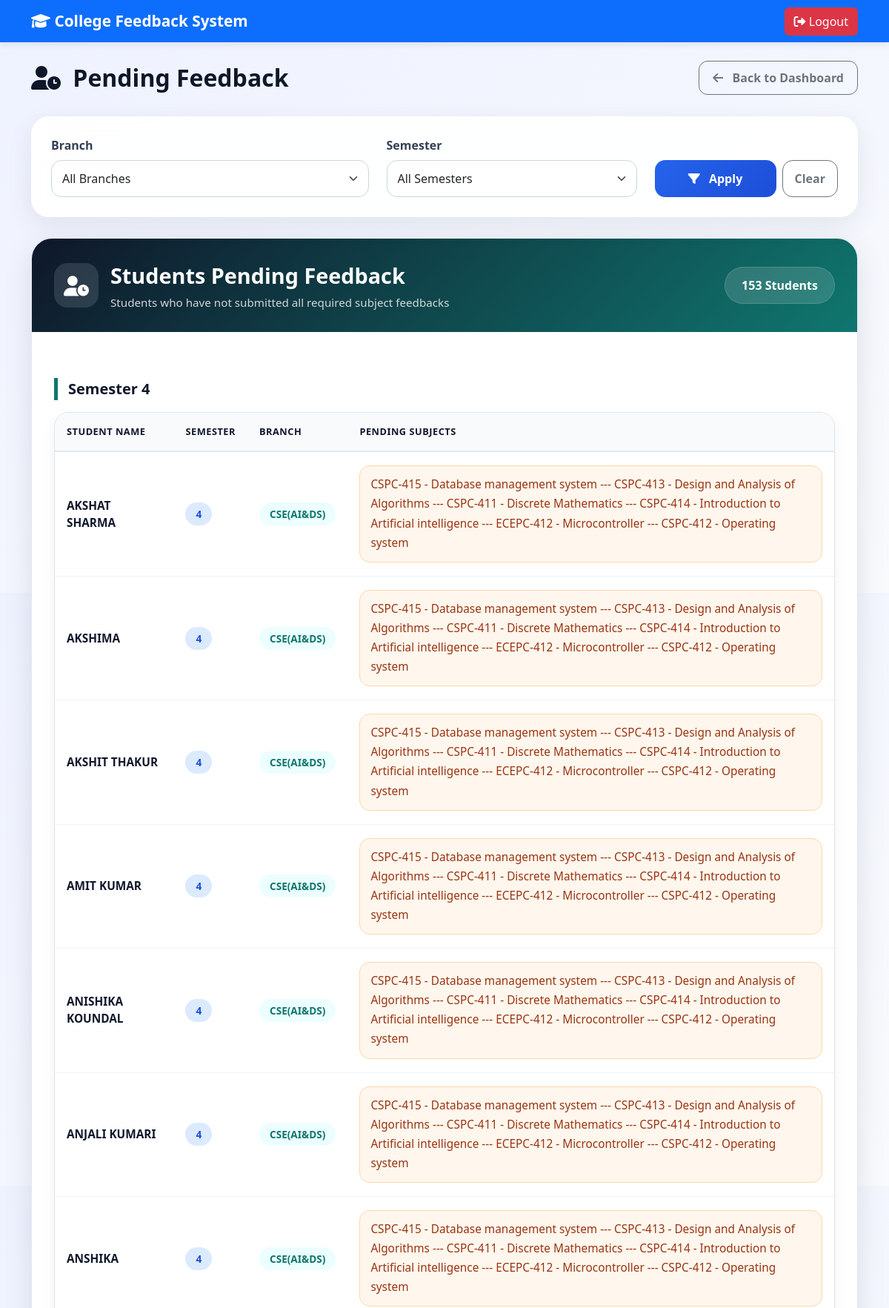
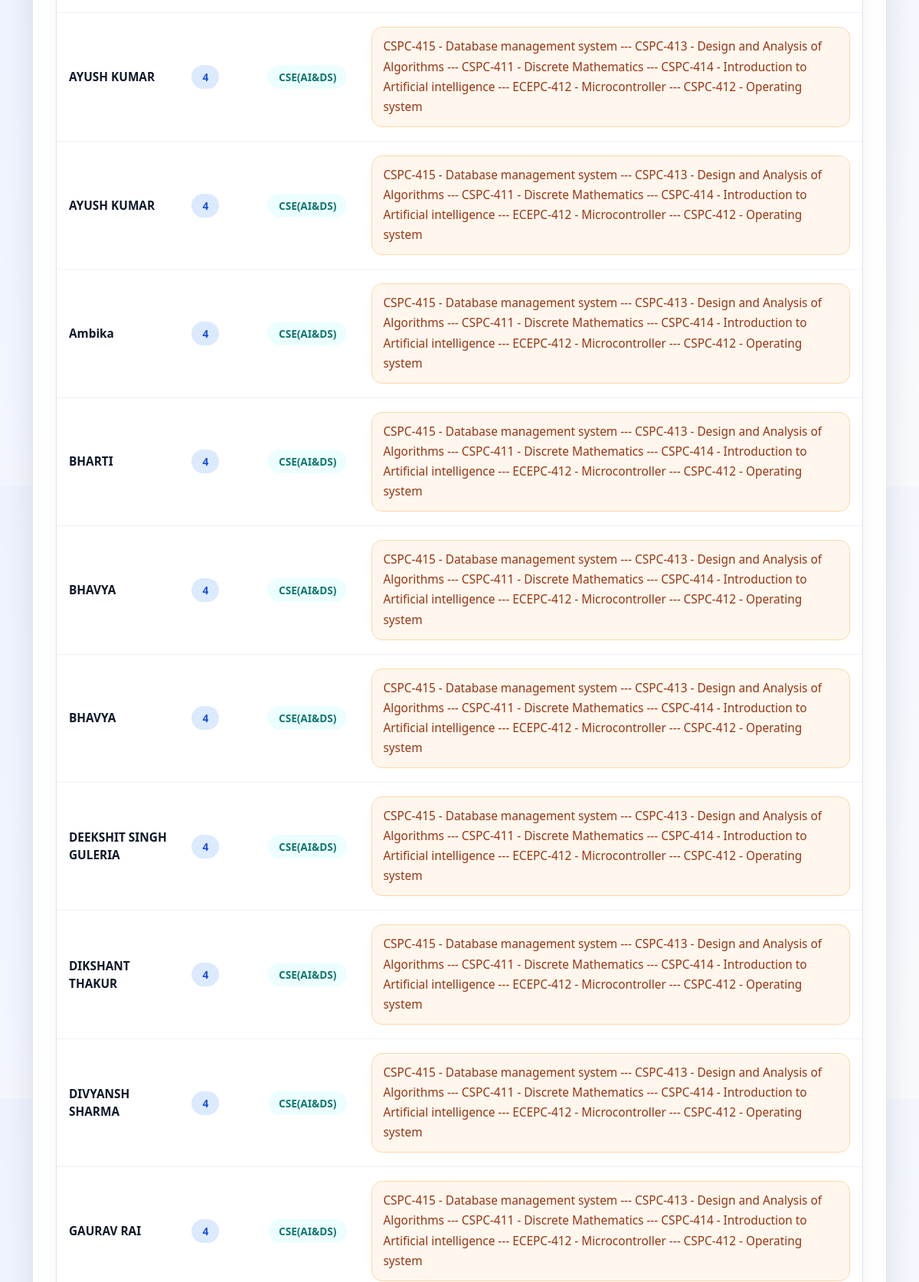
/superadmin_pending_feedback (signed in, upper part), run on the app's committed database (2 pictures, top to bottom).
### models.py (models this page shows, shortened)
class User(db.Model, UserMixin):
    __tablename__ = 'users'
    id = db.Column(db.Integer, primary_key=True)
    username = db.Column(db.String(80), unique=True, nullable=False)
    password = db.Column(db.String(200), nullable=False)
    plain_password = db.Column(db.String(200))
    email = db.Column(db.String(120), nullable=False)
    role = db.Column(db.String(20), nullable=False)  # student, teacher, admin
    sub_role = db.Column(db.String(20), nullable=True)  # superadmin / branchadmin
    name = db.Column(db.String(100), nullable=False)
    branch = db.Column(db.String(50))  # CSE-AI&DS, Civil, Electrical
    semester = db.Column(db.Integer, default=1)
    imported_file_id = db.Column(db.Integer, db.ForeignKey('uploaded_file.id'))
    academic_year = db.Column(db.String(20))
    roll_number = db.Column(db.String(20))
    subject = db.Column(db.String(100))
    created_at = db.Column(db.DateTime, default=datetime.utcnow)
    feedbacks_given = db.relationship('Feedback',
                                      foreign_keys='Feedback.student_id',
                                      backref='student_user',
                                      lazy=True)
    feedbacks_received = db.relationship('Feedback',
                                         foreign_keys='Feedback.teacher_id',
                                         backref='teacher_user',
                                         lazy=True)
    uploaded_file = db.relationship('UploadedFile',
                                    foreign_keys='UploadedFile.uploaded_by',
                                     backref='uploader',
                                    lazy=True)

### app.py (the view)
@app.route('/superadmin_pending_feedback')
@login_required
def superadmin_pending_feedback():
    role = (getattr(current_user, 'role', None) or '').strip().lower()
    sub_role = (getattr(current_user, 'sub_role', None) or '').strip().lower()
    if role != 'admin' or sub_role != 'superadmin':
        flash("Access denied!", "danger")
        return redirect(url_for('home'))
    filters = get_superadmin_feedback_filters()
    branch_options = ['CSE(AI&DS)', 'Civil', 'Electrical']
    semester_options = list(range(1, 9))
    return render_template(
        'admin/pending_feedback.html',
        pending_feedback_summary=pending_feedback_summary(filters),
        branch_options=branch_options,
        semester_options=semester_options,
        selected_branch=filters['branch'],
        selected_semester=filters['semester'],
        selected_subject_code=filters['subject_code'],
        selected_subject=filters['subject'],
        selected_teacher=filters['teacher']
    )

### app.py (called while the page is built)
@app.after_request
def add_no_cache_headers(response):
    if request.path.startswith('/student') or request.path.startswith('/feedback'):
        response.headers['Cache-Control'] = 'no-store, no-cache, must-revalidate, max-age=0'
        response.headers['Pragma'] = 'no-cache'
        response.headers['Expires'] = '0'
    return response

def normalize_col(col):
    return str(col).strip().lower().replace(" ", "_").replace("-", "_")

def branch_key(branch):
    return (
        str(branch or '')
        .strip()
        .lower()
        .replace(' ', '')
        .replace('(', '')
        .replace(')', '')
        .replace('-', '')
        .replace('_', '')
        .replace('and', '&')
    )

def normalize_branch(branch):
    text = str(branch or '').strip()
    if not text:
        return ''
    return BRANCH_ALIASES.get(branch_key(text), text)

def branch_key_column(column):
    expr = db.func.lower(db.func.trim(column))
    for old, new in [
        (' ', ''),
        ('(', ''),
        (')', ''),
        ('-', ''),
        ('_', ''),
        ('and', '&'),
    ]:
        expr = db.func.replace(expr, old, new)
    return expr

def subject_dedupe_key(subject):
    clean_subject = ''.join(ch for ch in (subject or '').lower() if ch.isalnum())
    if clean_subject in {'daa', 'designandanalysisofalgorithms'}:
        return 'designandanalysisofalgorithms'
    if clean_subject in {'dbms', 'databasemanagementsystem'}:
        return 'databasemanagementsystem'
    if clean_subject in {'ai', 'artificialintelligence', 'introductiontoartificialintelligence'}:
        return 'introductiontoartificialintelligence'
    if clean_subject in {'startup', 'startupinnovationandentrepreneurship', 'startupinnovationandentreprenuership'}:
        return 'startupinnovationandentrepreneurship'
    return clean_subject

def dedupe_teacher_subjects(subjects):
    unique_subjects = {}
    for subject in subjects:
        key = subject_dedupe_key(subject.subject)
        existing = unique_subjects.get(key)
        if not existing:
            unique_subjects[key] = subject
            continue
        existing_has_code = bool((existing.subject_code or '').strip())
        current_has_code = bool((subject.subject_code or '').strip())
        if current_has_code and not existing_has_code:
            unique_subjects[key] = subject
    return list(unique_subjects.values())

@login_manager.user_loader
def load_user(user_id):
    return db.session.get(User, int(user_id))

### templates/admin/pending_feedback.html (shortened to what this page needs)
{% extends "base.html" %}
{% block content %}
<div class="top-bar d-flex justify-content-between align-items-center flex-wrap gap-3">
    <div class="page-title">
        <i class="fas fa-user-clock me-2"></i>
        Pending Feedback
    </div>
    <a href="{{ url_for('superadmin_dashboard', tab='average', branch=selected_branch, semester=selected_semester, subject_code=selected_subject_code, subject=selected_subject, teacher=selected_teacher) }}"
       class="btn btn-outline-secondary">
        <i class="fas fa-arrow-left me-2"></i>
        Back to Dashboard
    </a>
</div>
<div class="filter-card">
    <form method="GET" action="{{ url_for('superadmin_pending_feedback') }}">
        <div class="row g-4 align-items-end">
            <div class="col-md-5">
                <label class="form-label">
                    Branch
                </label>
                <select name="branch" class="form-select">
                    <option value="">All Branches</option>
                </select>
            </div>
            <div class="col-md-4">
                <label class="form-label">
                    Semester
                </label>
                <select name="semester" class="form-select">
                    <option value="">All Semesters</option>
                </select>
            </div>
            <div class="col-md-3 d-flex gap-2">
                <button type="submit"
                        class="btn btn-primary flex-fill">
                    <i class="fas fa-filter me-2"></i>
                    Apply
                </button>
                <a href="{{ url_for('superadmin_pending_feedback') }}"
                   class="btn btn-outline-secondary">
                    Clear
                </a>
            </div>
        </div>
    </form>
</div>
<div class="data-card">
    <div class="data-header">
        <div class="header-left">
            <div class="header-icon">
                <i class="fas fa-user-clock"></i>
            </div>
            <div>
                <div class="header-title">
                    Students Pending Feedback
                </div>
                <div class="header-subtitle">
                    Students who have not submitted all required subject feedbacks
                </div>
            </div>
        </div>
        <div class="data-count">
            {{ pending_feedback_summary.total_pending_students }} Students
        </div>
    </div>
    <div class="data-body">
        {% if pending_feedback_summary.rows_by_semester %}
            {% for semester, rows in pending_feedback_summary.rows_by_semester.items() %}
            <div class="summary-title">
                Semester {{ semester }}
            </div>
            <div class="table-wrapper mb-4">
                <div class="table-responsive">
                    <table class="table align-middle">
                        <thead>
                            <tr>
                                <th>Student Name</th>
                                <th>Semester</th>
                                <th>Branch</th>
                                <th>Pending Subjects</th>
                            </tr>
                        </thead>
                        <tbody>
                            {% for row in rows %}
                            <tr>
                                <td>
                                    <div class="student-name">
                                        {{ row.name }}
                                    </div>
                                </td>
                                <td>
                                    <span class="semester-badge">
                                        {{ row.semester }}
                                    </span>
                                </td>
                                <td>
                                    <span class="branch-badge">
                                        {{ row.branch }}
                                    </span>
                                </td>
                                <td>
                                    <div class="subject-box">
                                        {{ row.missing_subjects }}
                                    </div>
                                </td>
                            </tr>
                            {% endfor %}
                        </tbody>
                    </table>
                </div>
            </div>
            {% endfor %}
        {% endif %}
    </div>
</div>
{% endblock %}

### static/css/style.css (style rules this page uses)
:root { --primary-color: #4a90e2; --secondary-color: #764ba2; --success-color: #28a745; --danger-color: #dc3545; --warning-color: #ffc107; --info-color: #17a2b8; }
body { font-family: 'Segoe UI', Tahoma, Geneva, Verdana, sans-serif; background-color: #f5f6fa; min-height: 100vh; }
.btn { border-radius: 6px; font-weight: 500; transition: all 0.3s; }
.btn-primary { background-color: var(--primary-color); border-color: var(--primary-color); }
.table { background-color: white; }
.table thead th { background-color: #f8f9fa; border-bottom: 2px solid #dee2e6; font-weight: 600; text-transform: uppercase; font-size: 0.85rem; }
.form-control, .form-select { border-radius: 6px; border: 1px solid #ced4da; padding: 10px 15px; }

### templates/admin/pending_feedback.html (style rules this page uses)
body { background: linear-gradient(to bottom right, #eef2ff, #f8fafc); }
.page-title { font-size: 2rem; font-weight: 800; color: #0f172a; }
.top-bar { margin-bottom: 28px; }
.top-bar .btn { border-radius: 12px; padding: 10px 18px; font-weight: 600; }
.filter-card { background: rgba(255,255,255,0.92); backdrop-filter: blur(10px); border-radius: 24px; padding: 26px; box-shadow: 0 10px 35px rgba(15, 23, 42, 0.08); border: 1px solid rgba(255,255,255,0.6); margin-bottom: 28px; }
.form-label { font-weight: 700; color: #334155; margin-bottom: 8px; }
.form-select { border-radius: 14px; border: 1px solid #cbd5e1; padding: 12px 14px; font-weight: 500; transition: 0.2s ease; }
.btn-primary { background: linear-gradient(135deg, #2563eb, #1d4ed8); border: none; border-radius: 14px; font-weight: 700; padding: 12px 16px; }
.btn-outline-secondary { border-radius: 14px; font-weight: 700; padding: 12px 16px; }
.data-card { border-radius: 28px; overflow: hidden; background: white; border: 1px solid #e2e8f0; box-shadow: 0 12px 40px rgba(15, 23, 42, 0.10); }
.data-header { background: linear-gradient(135deg, #0f172a 0%, #0f766e 100%); padding: 28px 30px; display: flex; justify-content: space-between; align-items: center; color: white; }
.header-left { display: flex; align-items: center; gap: 16px; }
.header-icon { width: 60px; height: 60px; border-radius: 18px; background: rgba(255,255,255,0.12); display: flex; align-items: center; justify-content: center; font-size: 1.7rem; }
.header-title { font-size: 1.8rem; font-weight: 800; margin-bottom: 4px; }
.header-subtitle { opacity: 0.8; font-size: 0.95rem; }
.data-count { background: rgba(255,255,255,0.14); padding: 12px 22px; border-radius: 999px; font-weight: 700; font-size: 1rem; border: 1px solid rgba(255,255,255,0.15); }
.data-body { padding: 30px; }
.summary-title { font-size: 1.25rem; font-weight: 800; color: #0f172a; margin: 32px 0 16px; padding-left: 14px; border-left: 5px solid #0f766e; }
.table-wrapper { overflow: hidden; border-radius: 20px; border: 1px solid #dbe4ee; background: white; box-shadow: 0 6px 20px rgba(15,23,42,0.05); }
.table { margin-bottom: 0; }
.table thead th { background: #f8fafc !important; color: #0f172a; font-weight: 800; text-transform: uppercase; font-size: 0.8rem; letter-spacing: 0.5px; border-bottom: 2px solid #e2e8f0 !important; padding: 16px !important; }
.table tbody td { padding: 18px 16px !important; vertical-align: middle; font-size: 0.96rem; border-color: #edf2f7; }
.table tbody tr { transition: 0.2s ease; }
.student-name { font-weight: 700; color: #0f172a; }
.semester-badge { background: #dbeafe; color: #1d4ed8; padding: 6px 14px; border-radius: 999px; font-weight: 700; font-size: 0.85rem; }
.branch-badge { background: #ecfeff; color: #0f766e; padding: 6px 14px; border-radius: 999px; font-weight: 700; font-size: 0.85rem; }
.subject-box { background: #fff7ed; border: 1px solid #fed7aa; border-radius: 14px; padding: 12px 14px; color: #9a3412; line-height: 1.7; font-weight: 500; }

### data on the page
User: name "AKSHAT SHARMA", semester "4", branch "CSE(AI&DS)", missing_subjects "CSPC-415 - Database management system --- CSPC-413 - Design and Analysis of Algorithms --- CSPC-411 - Discrete Mathematics --- CSPC-414 - Introduction to Artificial intelligence --- ECEPC-412 - Microcontroller --- CSPC-412 - Operating system"
User: name "AKSHIMA", semester "4", branch "CSE(AI&DS)", missing_subjects "CSPC-415 - Database management system --- CSPC-413 - Design and Analysis of Algorithms --- CSPC-411 - Discrete Mathematics --- CSPC-414 - Introduction to Artificial intelligence --- ECEPC-412 - Microcontroller --- CSPC-412 - Operating system"
User: name "AKSHIT THAKUR", semester "4", branch "CSE(AI&DS)", missing_subjects "CSPC-415 - Database management system --- CSPC-413 - Design and Analysis of Algorithms --- CSPC-411 - Discrete Mathematics --- CSPC-414 - Introduction to Artificial intelligence --- ECEPC-412 - Microcontroller --- CSPC-412 - Operating system"
User: name "AMIT KUMAR", semester "4", branch "CSE(AI&DS)", missing_subjects "CSPC-415 - Database management system --- CSPC-413 - Design and Analysis of Algorithms --- CSPC-411 - Discrete Mathematics --- CSPC-414 - Introduction to Artificial intelligence --- ECEPC-412 - Microcontroller --- CSPC-412 - Operating system"
User: name "ANISHIKA KOUNDAL", semester "4", branch "CSE(AI&DS)", missing_subjects "CSPC-415 - Database management system --- CSPC-413 - Design and Analysis of Algorithms --- CSPC-411 - Discrete Mathematics --- CSPC-414 - Introduction to Artificial intelligence --- ECEPC-412 - Microcontroller --- CSPC-412 - Operating system"
User: name "ANJALI KUMARI", semester "4", branch "CSE(AI&DS)", missing_subjects "CSPC-415 - Database management system --- CSPC-413 - Design and Analysis of Algorithms --- CSPC-411 - Discrete Mathematics --- CSPC-414 - Introduction to Artificial intelligence --- ECEPC-412 - Microcontroller --- CSPC-412 - Operating system"
User: name "ANSHIKA", semester "4", branch "CSE(AI&DS)", missing_subjects "CSPC-415 - Database management system --- CSPC-413 - Design and Analysis of Algorithms --- CSPC-411 - Discrete Mathematics --- CSPC-414 - Introduction to Artificial intelligence --- ECEPC-412 - Microcontroller --- CSPC-412 - Operating system"
User: name "AYUSH KUMAR", semester "4", branch "CSE(AI&DS)", missing_subjects "CSPC-415 - Database management system --- CSPC-413 - Design and Analysis of Algorithms --- CSPC-411 - Discrete Mathematics --- CSPC-414 - Introduction to Artificial intelligence --- ECEPC-412 - Microcontroller --- CSPC-412 - Operating system"
User: name "AYUSH KUMAR", semester "4", branch "CSE(AI&DS)", missing_subjects "CSPC-415 - Database management system --- CSPC-413 - Design and Analysis of Algorithms --- CSPC-411 - Discrete Mathematics --- CSPC-414 - Introduction to Artificial intelligence --- ECEPC-412 - Microcontroller --- CSPC-412 - Operating system"
User: name "Ambika", semester "4", branch "CSE(AI&DS)", missing_subjects "CSPC-415 - Database management system --- CSPC-413 - Design and Analysis of Algorithms --- CSPC-411 - Discrete Mathematics --- CSPC-414 - Introduction to Artificial intelligence --- ECEPC-412 - Microcontroller --- CSPC-412 - Operating system"
User: name "BHARTI", semester "4", branch "CSE(AI&DS)", missing_subjects "CSPC-415 - Database management system --- CSPC-413 - Design and Analysis of Algorithms --- CSPC-411 - Discrete Mathematics --- CSPC-414 - Introduction to Artificial intelligence --- ECEPC-412 - Microcontroller --- CSPC-412 - Operating system"
User: name "BHAVYA", semester "4", branch "CSE(AI&DS)", missing_subjects "CSPC-415 - Database management system --- CSPC-413 - Design and Analysis of Algorithms --- CSPC-411 - Discrete Mathematics --- CSPC-414 - Introduction to Artificial intelligence --- ECEPC-412 - Microcontroller --- CSPC-412 - Operating system"
User: name "BHAVYA", semester "4", branch "CSE(AI&DS)", missing_subjects "CSPC-415 - Database management system --- CSPC-413 - Design and Analysis of Algorithms --- CSPC-411 - Discrete Mathematics --- CSPC-414 - Introduction to Artificial intelligence --- ECEPC-412 - Microcontroller --- CSPC-412 - Operating system"
User: name "DEEKSHIT SINGH GULERIA", semester "4", branch "CSE(AI&DS)", missing_subjects "CSPC-415 - Database management system --- CSPC-413 - Design and Analysis of Algorithms --- CSPC-411 - Discrete Mathematics --- CSPC-414 - Introduction to Artificial intelligence --- ECEPC-412 - Microcontroller --- CSPC-412 - Operating system"
User: name "DIKSHANT THAKUR", semester "4", branch "CSE(AI&DS)", missing_subjects "CSPC-415 - Database management system --- CSPC-413 - Design and Analysis of Algorithms --- CSPC-411 - Discrete Mathematics --- CSPC-414 - Introduction to Artificial intelligence --- ECEPC-412 - Microcontroller --- CSPC-412 - Operating system"
User: name "DIVYANSH SHARMA", semester "4", branch "CSE(AI&DS)", missing_subjects "CSPC-415 - Database management system --- CSPC-413 - Design and Analysis of Algorithms --- CSPC-411 - Discrete Mathematics --- CSPC-414 - Introduction to Artificial intelligence --- ECEPC-412 - Microcontroller --- CSPC-412 - Operating system"
User: name "GAURAV RAI", semester "4", branch "CSE(AI&DS)", missing_subjects "CSPC-415 - Database management system --- CSPC-413 - Design and Analysis of Algorithms --- CSPC-411 - Discrete Mathematics --- CSPC-414 - Introduction to Artificial intelligence --- ECEPC-412 - Microcontroller --- CSPC-412 - Operating system"

### other printed values
{{ pending_feedback_summary.total_pending_students }} "153"
{{ semester }} "4"
